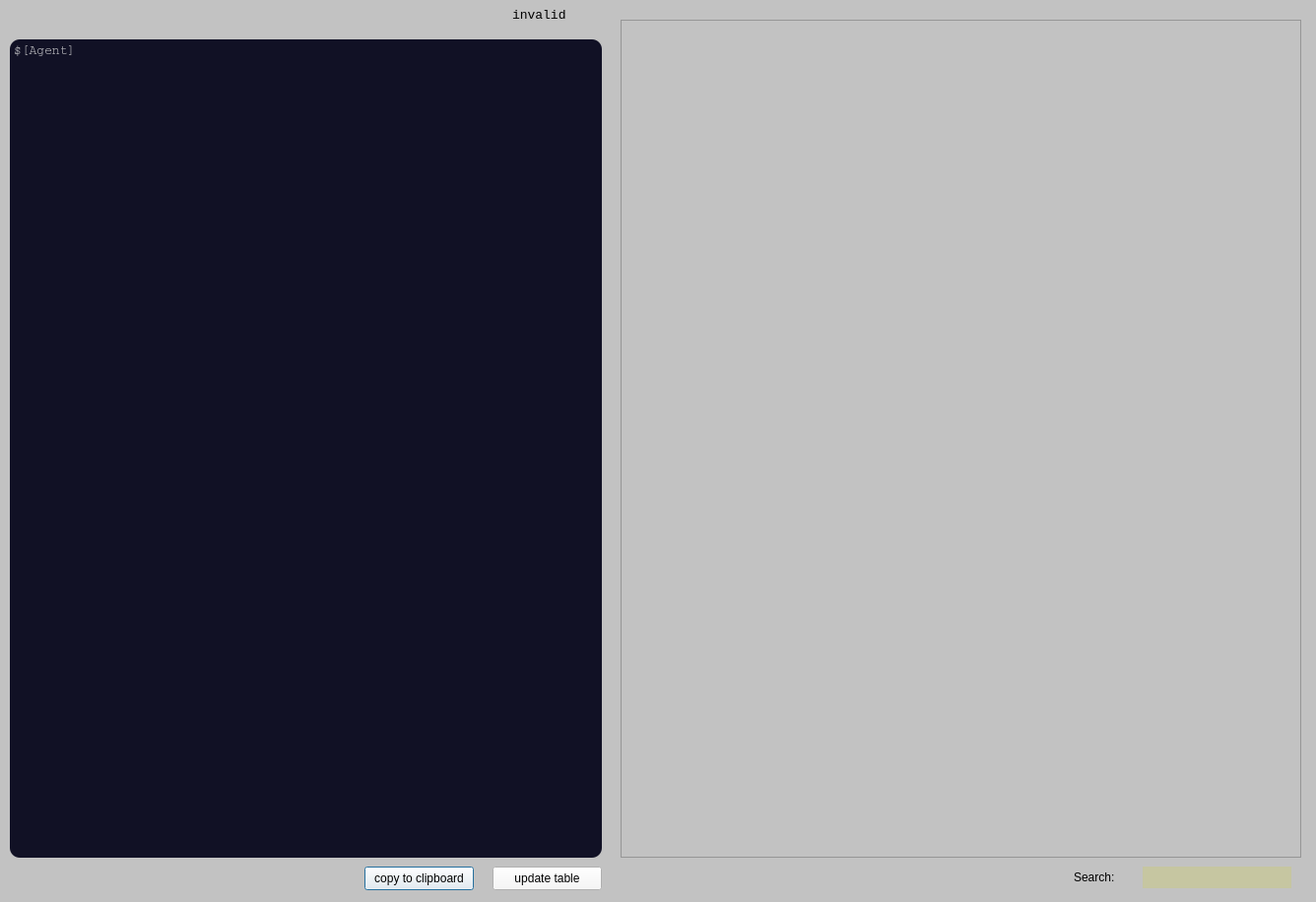
<?xml version="1.0" encoding="UTF-8"?>
<ui version="4.0">
 <class>Dialog</class>
 <widget class="QDialog" name="Dialog">
  <property name="windowModality">
   <enum>Qt::NonModal</enum>
  </property>
  <property name="geometry">
   <rect>
    <x>0</x>
    <y>0</y>
    <width>1336</width>
    <height>916</height>
   </rect>
  </property>
  <property name="windowTitle">
   <string>Settings</string>
  </property>
  <property name="styleSheet">
   <string notr="true">background-color:rgb(194, 194, 194)</string>
  </property>
  <widget class="QPlainTextEdit" name="textEdit">
   <property name="geometry">
    <rect>
     <x>10</x>
     <y>40</y>
     <width>601</width>
     <height>831</height>
    </rect>
   </property>
   <property name="font">
    <font>
     <family>Courier</family>
     <pointsize>10</pointsize>
    </font>
   </property>
   <property name="styleSheet">
    <string notr="true">background-color: rgb(17, 17, 37);
color: rgb(186, 186, 190);
border-radius:10px;</string>
   </property>
   <property name="verticalScrollBarPolicy">
    <enum>Qt::ScrollBarAlwaysOff</enum>
   </property>
   <property name="horizontalScrollBarPolicy">
    <enum>Qt::ScrollBarAsNeeded</enum>
   </property>
   <property name="lineWrapMode">
    <enum>QPlainTextEdit::NoWrap</enum>
   </property>
   <property name="plainText">
    <string>$[Agent]</string>
   </property>
   <property name="tabStopWidth">
    <number>30</number>
   </property>
  </widget>
  <widget class="QLabel" name="validLabel">
   <property name="geometry">
    <rect>
     <x>520</x>
     <y>0</y>
     <width>91</width>
     <height>31</height>
    </rect>
   </property>
   <property name="font">
    <font>
     <family>Consolas</family>
     <pointsize>10</pointsize>
    </font>
   </property>
   <property name="autoFillBackground">
    <bool>false</bool>
   </property>
   <property name="text">
    <string>invalid</string>
   </property>
  </widget>
  <widget class="QPushButton" name="pushButton">
   <property name="geometry">
    <rect>
     <x>370</x>
     <y>880</y>
     <width>111</width>
     <height>24</height>
    </rect>
   </property>
   <property name="styleSheet">
    <string notr="true">background-color: rgb(247, 247, 247);</string>
   </property>
   <property name="text">
    <string>copy to clipboard</string>
   </property>
  </widget>
  <widget class="QTableView" name="tableView">
   <property name="geometry">
    <rect>
     <x>630</x>
     <y>20</y>
     <width>691</width>
     <height>851</height>
    </rect>
   </property>
   <property name="sizePolicy">
    <sizepolicy hsizetype="Fixed" vsizetype="Fixed">
     <horstretch>0</horstretch>
     <verstretch>0</verstretch>
    </sizepolicy>
   </property>
   <property name="gridStyle">
    <enum>Qt::DotLine</enum>
   </property>
   <property name="sortingEnabled">
    <bool>false</bool>
   </property>
   <attribute name="horizontalHeaderDefaultSectionSize">
    <number>200</number>
   </attribute>
   <attribute name="horizontalHeaderMinimumSectionSize">
    <number>60</number>
   </attribute>
   <attribute name="horizontalHeaderStretchLastSection">
    <bool>true</bool>
   </attribute>
  </widget>
  <widget class="QLineEdit" name="searchEdit">
   <property name="geometry">
    <rect>
     <x>1160</x>
     <y>880</y>
     <width>151</width>
     <height>22</height>
    </rect>
   </property>
   <property name="styleSheet">
    <string notr="true">background-color: rgb(198, 198, 161);</string>
   </property>
   <property name="frame">
    <bool>false</bool>
   </property>
  </widget>
  <widget class="QLabel" name="label">
   <property name="geometry">
    <rect>
     <x>1090</x>
     <y>880</y>
     <width>55</width>
     <height>21</height>
    </rect>
   </property>
   <property name="text">
    <string>Search:</string>
   </property>
  </widget>
  <widget class="QPushButton" name="tableBtn">
   <property name="geometry">
    <rect>
     <x>500</x>
     <y>880</y>
     <width>111</width>
     <height>24</height>
    </rect>
   </property>
   <property name="styleSheet">
    <string notr="true">background-color: rgb(247, 247, 247);</string>
   </property>
   <property name="text">
    <string>update table</string>
   </property>
  </widget>
  <widget class="QPushButton" name="btnValid">
   <property name="geometry">
    <rect>
     <x>490</x>
     <y>50</y>
     <width>111</width>
     <height>24</height>
    </rect>
   </property>
   <property name="styleSheet">
    <string notr="true">background-color: rgb(247, 247, 247);</string>
   </property>
   <property name="text">
    <string>check validity</string>
   </property>
  </widget>
  <zorder>validLabel</zorder>
  <zorder>pushButton</zorder>
  <zorder>tableView</zorder>
  <zorder>searchEdit</zorder>
  <zorder>label</zorder>
  <zorder>tableBtn</zorder>
  <zorder>btnValid</zorder>
  <zorder>textEdit</zorder>
 </widget>
 <resources/>
 <connections/>
</ui>
